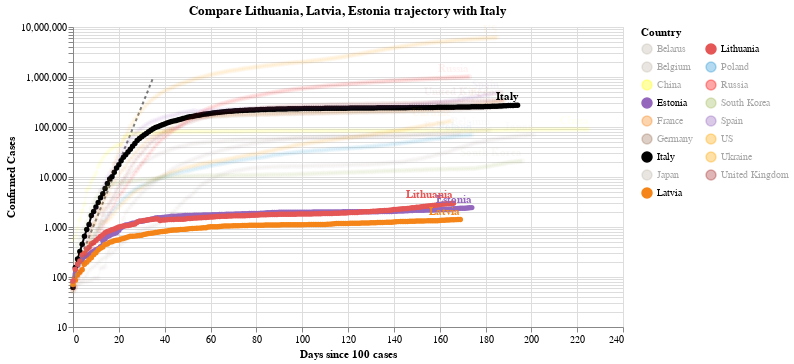

This figure's notebook cell:
### Code cell
#hide_input
chart3 = make_since_chart(dff2, ['Lithuania', 'Latvia', 'Estonia'], baseline_countries)
chart3

### Figure 1 — Vega-Lite specification as saved in the notebook (floating-point values rounded to 4 significant figures; data arrays with more than 128 entries replaced by an {"elided": "..."} marker saying what was removed)
{"config": {"view": {"continuousWidth": 400, "continuousHeight": 300}}, "layer": [{"data": {"name": "data-628230001892d6798b50651be41d1b3e"}, "mark": {"type": "line", "color": "black", "opacity": 0.5, "strokeDash": [3, 3]}, "encoding": {"x": {"type": "quantitative", "field": "Days since 100 cases"}, "y": {"type": "quantitative", "field": "Confirmed Cases"}}}, {"data": {"name": "data-69a6ba6729a41c0e3ac816cea563e935"}, "mark": {"type": "line", "point": true}, "encoding": {"color": {"type": "nominal", "field": "Country", "legend": {"columns": 2}, "scale": {"domain": ["Belarus", "Belgium", "China", "Estonia", "France", "Germany", "Italy", "Japan", "Latvia", "Lithuania", "Poland", "Russia", "South Korea", "Spain", "US", "Ukraine", "United Kingdom"], "range": ["#C1B7AD", "#C1B7AD", "yellow", "#9467bd", "#F58518", "#9D755D", "black", "#C1B7AD", "#F58518", "#E45756", "#2495D3", "red", "#A1BA59", "#9467bd", "orange", "orange", "brown"]}}, "opacity": {"condition": {"value": 1, "selection": "selector002"}, "value": 0.05}, "tooltip": [{"type": "nominal", "field": "Country"}, {"type": "temporal", "field": "Date"}, {"type": "quantitative", "field": "Confirmed Cases"}, {"type": "quantitative", "field": "Days since 100 cases"}], "x": {"type": "quantitative", "field": "Days since 100 cases"}, "y": {"type": "quantitative", "field": "Confirmed Cases", "scale": {"type": "log"}}}, "selection": {"selector002": {"type": "multi", "fields": ["Country"], "bind": "legend", "init": [{"Country": "Lithuania"}, {"Country": "Latvia"}, {"Country": "Estonia"}, {"Country": "Italy"}]}}, "width": 550}, {"data": {"name": "data-69a6ba6729a41c0e3ac816cea563e935"}, "mark": {"type": "text", "align": "right", "dy": -8, "fontWeight": "bold"}, "encoding": {"color": {"type": "nominal", "field": "Country", "legend": {"columns": 2}, "scale": {"domain": ["Belarus", "Belgium", "China", "Estonia", "France", "Germany", "Italy", "Japan", "Latvia", "Lithuania", "Poland", "Russia", "South Korea", "Spain", "US", "Ukraine", "United Kingdom"], "range": ["#C1B7AD", "#C1B7AD", "yellow", "#9467bd", "#F58518", "#9D755D", "black", "#C1B7AD", "#F58518", "#E45756", "#2495D3", "red", "#A1BA59", "#9467bd", "orange", "orange", "brown"]}}, "opacity": {"condition": {"value": 1, "selection": "selector002"}, "value": 0.05}, "text": {"type": "nominal", "field": "Country"}, "tooltip": [{"type": "nominal", "field": "Country"}, {"type": "temporal", "field": "Date"}, {"type": "quantitative", "field": "Confirmed Cases"}, {"type": "quantitative", "field": "Days since 100 cases"}], "x": {"type": "quantitative", "field": "Days since 100 cases"}, "y": {"type": "quantitative", "field": "Confirmed Cases", "scale": {"type": "log"}}}, "transform": [{"filter": "(datum['Date'] >= 1599091200000)"}], "width": 550}], "title": "Compare Lithuania, Latvia, Estonia trajectory with Italy", "$schema": "https://vega.github.io/schema/vega-lite/v4.0.2.json", "datasets": {"data-628230001892d6798b50651be41d1b3e": [{"Days since 100 cases": 0, "Confirmed Cases": 100.0}, {"Days since 100 cases": 1, "Confirmed Cases": 130.0}, {"Days since 100 cases": 2, "Confirmed Cases": 169.0}, {"Days since 100 cases": 3, "Confirmed Cases": 219.7}, {"Days since 100 cases": 4, "Confirmed Cases": 285.6}, {"Days since 100 cases": 5, "Confirmed Cases": 371.3}, {"Days since 100 cases": 6, "Confirmed Cases": 482.7}, {"Days since 100 cases": 7, "Confirmed Cases": 627.5}, {"Days since 100 cases": 8, "Confirmed Cases": 815.7}, {"Days since 100 cases": 9, "Confirmed Cases": 1060.0}, {"Days since 100 cases": 10, "Confirmed Cases": 1379.0}, {"Days since 100 cases": 11, "Confirmed Cases": 1792.0}, {"Days since 100 cases": 12, "Confirmed Cases": 2330.0}, {"Days since 100 cases": 13, "Confirmed Cases": 3029.0}, {"Days since 100 cases": 14, "Confirmed Cases": 3937.0}, {"Days since 100 cases": 15, "Confirmed Cases": 5119.0}, {"Days since 100 cases": 16, "Confirmed Cases": 6654.0}, {"Days since 100 cases": 17, "Confirmed Cases": 8650.0}, {"Days since 100 cases": 18, "Confirmed Cases": 11250.0}, {"Days since 100 cases": 19, "Confirmed Cases": 14620.0}, {"Days since 100 cases": 20, "Confirmed Cases": 19000.0}, {"Days since 100 cases": 21, "Confirmed Cases": 24710.0}, {"Days since 100 cases": 22, "Confirmed Cases": 32120.0}, {"Days since 100 cases": 23, "Confirmed Cases": 41750.0}, {"Days since 100 cases": 24, "Confirmed Cases": 54280.0}, {"Days since 100 cases": 25, "Confirmed Cases": 70560.0}, {"Days since 100 cases": 26, "Confirmed Cases": 91730.0}, {"Days since 100 cases": 27, "Confirmed Cases": 119300.0}, {"Days since 100 cases": 28, "Confirmed Cases": 155000.0}, {"Days since 100 cases": 29, "Confirmed Cases": 201500.0}, {"Days since 100 cases": 30, "Confirmed Cases": 262000.0}, {"Days since 100 cases": 31, "Confirmed Cases": 340600.0}, {"Days since 100 cases": 32, "Confirmed Cases": 442800.0}, {"Days since 100 cases": 33, "Confirmed Cases": 575600.0}, {"Days since 100 cases": 34, "Confirmed Cases": 748300.0}, {"Days since 100 cases": 35, "Confirmed Cases": 972800.0}], "data-69a6ba6729a41c0e3ac816cea563e935": {"elided": "3139 records"}}}
